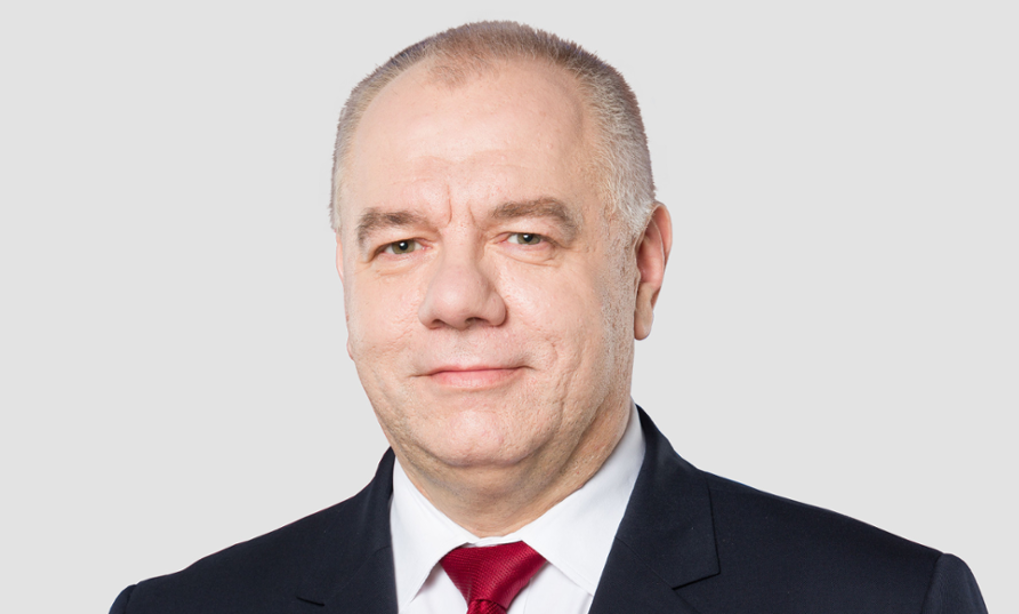
#> input picture Image to Ascii/sasin.png, 1019 x 614 px
$ python main.py
#> lines starting #> are read from the running program, lines starting #| are printed output that depends on the picture
import cv2
import math

ascii_table = [36, 64, 66, 37, 56, 38, 87, 77, 35, 42, 111, 97, 104, 107, 98, 100, 112, 113, 119, 109, 90, 79, 48, 81, 76, 67, 74, 85, 89, 88, 122, 99, 118, 117, 110, 120, 114, 106, 102, 116, 47, 92, 124, 40, 41, 49, 123, 125, 91, 93, 63, 45, 95, 43,
126, 60, 62, 105, 33, 108, 73, 59, 58, 44, 34, 94, 96, 39, 46, 32]

print(ascii_table[::-1])

print(len(ascii_table))
img = cv2.imread('sasin.png', flags=0)
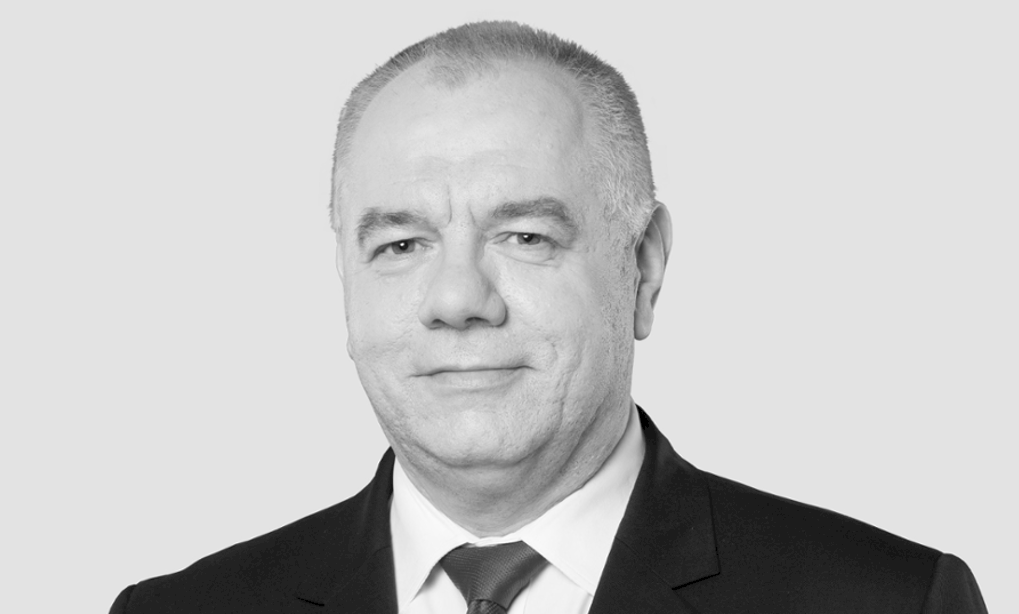
#> img: shape (614, 1019); min 0, max 255, mean 196.6
cv2.imshow("original", img)
img = cv2.resize(img, (100, 50))
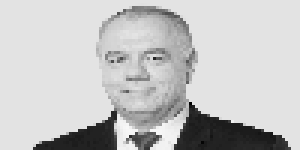
#> img: shape (50, 100) (shown 3 times larger); min 0, max 248, mean 196.6

print(img)
#> (printed output is left out)

thres = 255/len(ascii_table)
print(thres)

for x in range(len(img)):
    for y in range(len(img[x])):
        character = chr(ascii_table[math.floor(img[x][y] / thres) - 1])
        print(character, end="")

    print("")
#> this loop made 50 passes
#| ;;;;;;;;;;;;;;;;;;;;;;;;;;;;;;;;;;;;;;;;;;;;;;;;;;;;;;;;;;;;;;;;;;;;;;;;;;;;;;;;;;;;;;;;;;;;;;;;;;;;
#| ;;;;;;;;;;;;;;;;;;;;;;;;;;;;;;;;;;;;;;;;;;;;;;III;;;;;;;;;;;;;;;;;;;;;;;;;;;;;;;;;;;;;;;;;;;;;;;;;;;
#| ;;;;;;;;;;;;;;;;;;;;;;;;;;;;;;;;;;;;;;;;;;;>cvnnjxrr?<;;;;;;;;;;;;;;;;;;;;;;;;;;;;;;;;;;;;;;;;;;;;;;
#| ;;;;;;;;;;;;;;;;;;;;;;;;;;;;;;;;;;;;;;;;IJjncnunucYYUXzx?;;;;;;;;;;;;;;;;;;;;;;;;;;;;;;;;;;;;;;;;;;;
#| ;;;;;;;;;;;;;;;;;;;;;;;;;;;;;;;;;;;;;;;Oxr{()/f\|xfffcLZOQ];;;;;;;;;;;;;;;;;;;;;;;;;;;;;;;;;;;;;;;;;
#| ;;;;;;;;;;;;;;;;;;;;;;;;;;;;;;;;;;;;;\xf--[(1])}}?[}1(\rXU0J!;;;;;;;;;;;;;;;;;;;;;;;;;;;;;;;;;;;;;;;
#| ;;;;;;;;;;;;;;;;;;;;;;;;;;;;;;;;;;;i/t?_+<?]?]~~++_??}((\nxjYl;;;;;;;;;;;;;;;;;;;;;;;;;;;;;;;;;;;;;;
#| ;;;;;;;;;;;;;;;;;;;;;;;;;;;;;;;;;;}))_~~<<i>~<i><~~--?[()\fvzY;;;;;;;;;;;;;;;;;;;;;;;;;;;;;;;;;;;;;;
#> (further printed lines are left out)

cv2.waitKey()
